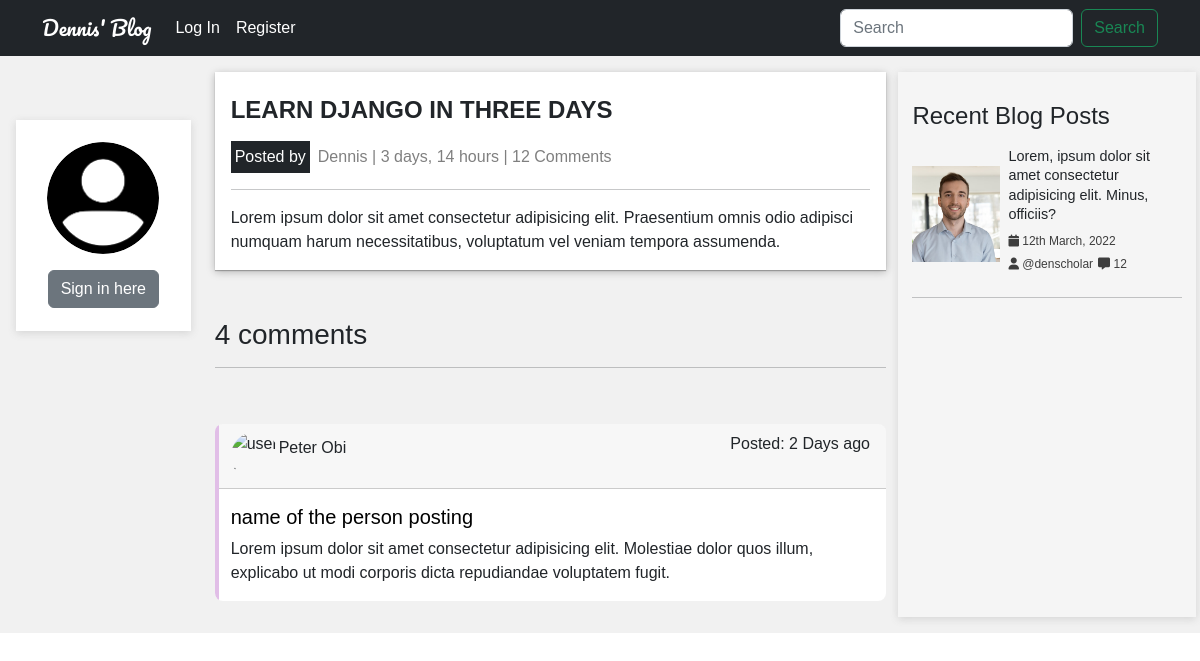
The app's page /post/2/ with its own data.
### blog/models.py (models this page shows, shortened)
class Post(models.Model):
    author = models.ForeignKey(User, on_delete=models.CASCADE)
    title = models.CharField(max_length = 150)
    body = RichTextField(blank=True, null=True)
    dateCreated = models.DateTimeField(default=timezone.now)

### users/models.py (models this page shows, shortened)
class Profile(models.Model):
    user = models.OneToOneField(User, on_delete=models.CASCADE)
    image = models.ImageField(default='default.png', upload_to='profile_pics')
    bio = models.TextField(max_length=300, default='As a new user, kindly update your profile to reflect your bio.')

### blog/views.py (the view)
# urls.py: path("post/<int:pk>/", PostDetailView.as_view(), name="post-detail"),
class PostDetailView(DetailView):
    model = Post
    context_object_name = 'post'
    template_name='blog/detail.html'

### blog/templates/blog/detail.html (shortened to what this page needs)
{% extends 'blog/base.html' %}
{% load static %}
{% block content %}
<div class="p-lg-3 background">
    <div class="row">
      <div class="col-sm-4 col-md-2 text-center my-5 left">
       {% include "blog/profile.html" %}
      </div>
      <div class="col-sm-4 offset-sm-2 col-md-7 offset-md-0 center">
        <div class="container inner-container">
            <h3 class="heading py-2">{{ post.title | upper }}</h3>
            <div class="d-flex justify-content-between align-items-center">
              <div class="d-flex align-items-center gap-2">
                <span class="text-bg-dark p-1">Posted by</span><p class="m-0 text-black text-opacity-50">{{ post.author.profile.user | title}} | {{post.dateCreated | timesince}} | 12 Comments</p>
              </div>
            </div>
            <hr>
            <div class="content">
              {{ post.body|safe }}
            </div>
        </div>
        <div class="comment-section mt-5">
          <h3>4 comments</h3>
          <hr>
          <div class="comments">
            <div class="card my-3">
              <div class="card-header d-flex justify-content-between align-content-center">
                <div class="thumbnail d-flex justify-content-start align-items-center">
                  <img class="" src= "#" alt="user-image">
                  <p>Peter Obi </p>
                </div>
                <p class="">Posted: 2 Days ago</p>
              </div>
              <div class="card-body">
                <a class="text-decoration-none text-black" href="#"><h5 class="card-title">name of the person posting</h5></a>
                <p class="card-text">Lorem ipsum dolor sit amet consectetur adipisicing elit. Molestiae dolor quos illum, explicabo ut modi corporis dicta repudiandae voluptatem fugit.</p>
              </div>
            </div>
          </div>
        </div>
      </div>
      <div class="col-sm-4 offset-sm-2 col-md-3 offset-md-0 right">
        {% include "blog/recent_articles.html" %}
      </div>
    </div>
  </div>
{% endblock content %}

### blog/static/blog/styles/home.css (style rules this page uses)
.thumbnail img { border-radius: 50%; width: 3rem; height: 3rem; }

### static/styles/home.css (style rules this page uses)
.row .right { background: whitesmoke; box-shadow: rgba(99, 99, 99, 0.2) 0px 2px 8px 0px; padding: 0.4rem; }

### static/styles/profile_page.css (style rules this page uses)
.card { border:none; position:relative; overflow:hidden; border-radius:8px; }
.card:before { content:""; position:absolute; left:0; top:0; width:4px; height:100%; background-color:#E1BEE7; transform:scaleY(1); transition:all 0.5s; transform-origin: bottom }
.card:after { content:""; position:absolute; left:0; top:0; width:4px; height:100%; background-color:#8E24AA; transform:scaleY(0); transition:all 0.5s; transform-origin: bottom }

### static/styles/detail.css (style rules this page uses)
body { font-family: 'Poppins', sans-serif; }
.background { background-color: #f1f1f1; font-family: 'Poppins', sans-serif; }
.inner-container { background: white; padding: 1rem; box-shadow: rgba(0, 0, 0, 0.25) 0px 0.0625em 0.0625em, rgba(0, 0, 0, 0.25) 0px 0.125em 0.5em, rgba(255, 255, 255, 0.1) 0px 0px 0px 1px inset; }
.inner-container h3 { font-size: 1.5rem; font-weight: bold; }

### records on screen
Post: title "LEARN DJANGO IN THREE DAYS", author.profile.user "Dennis", dateCreated "3 days, 14 hours", body "Lorem ipsum dolor sit amet consectetur adipisicing elit. Praesentium omnis odio adipisci numquam harum necessitatibus, voluptatum vel veniam tempora assumenda."
